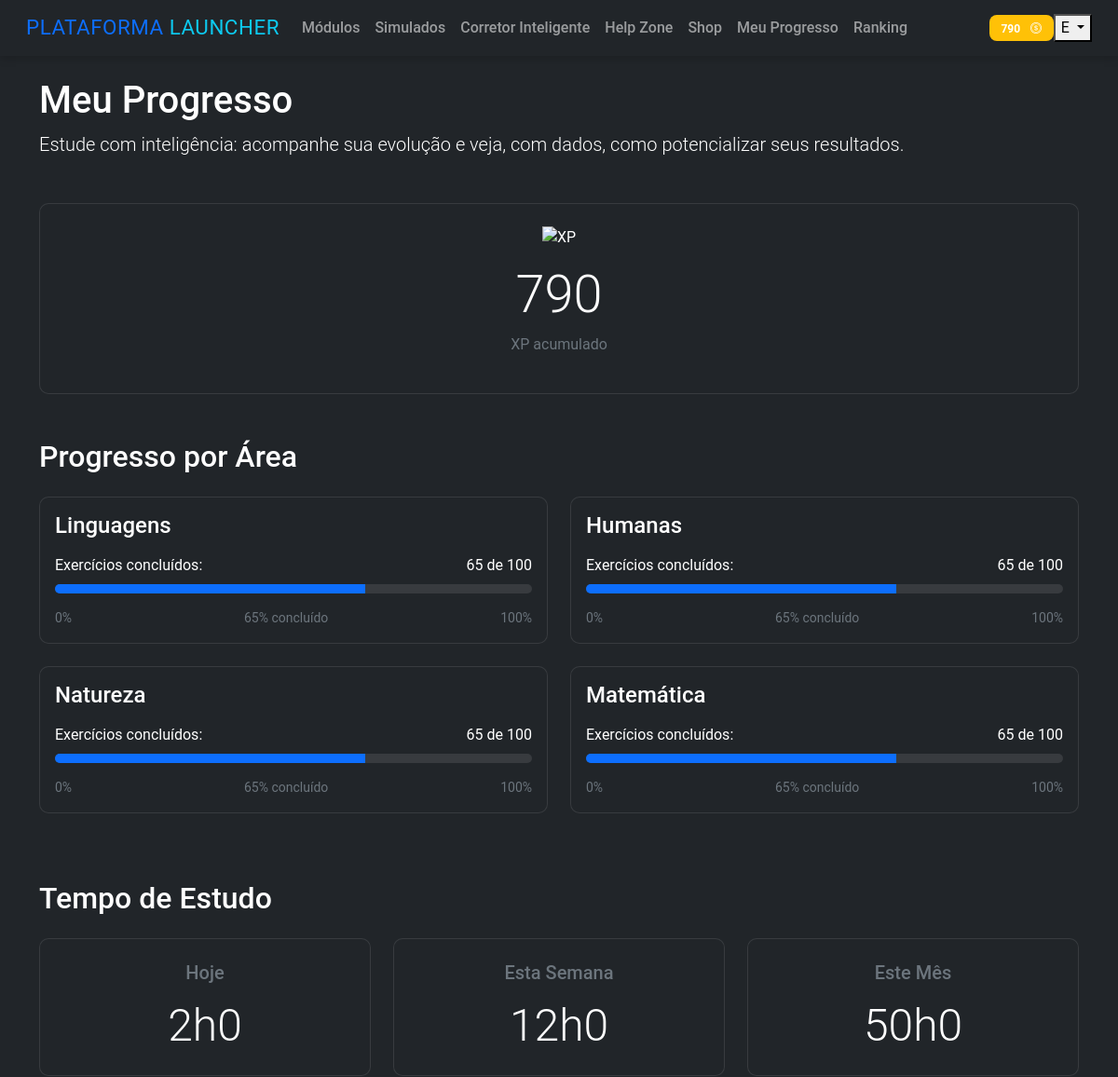
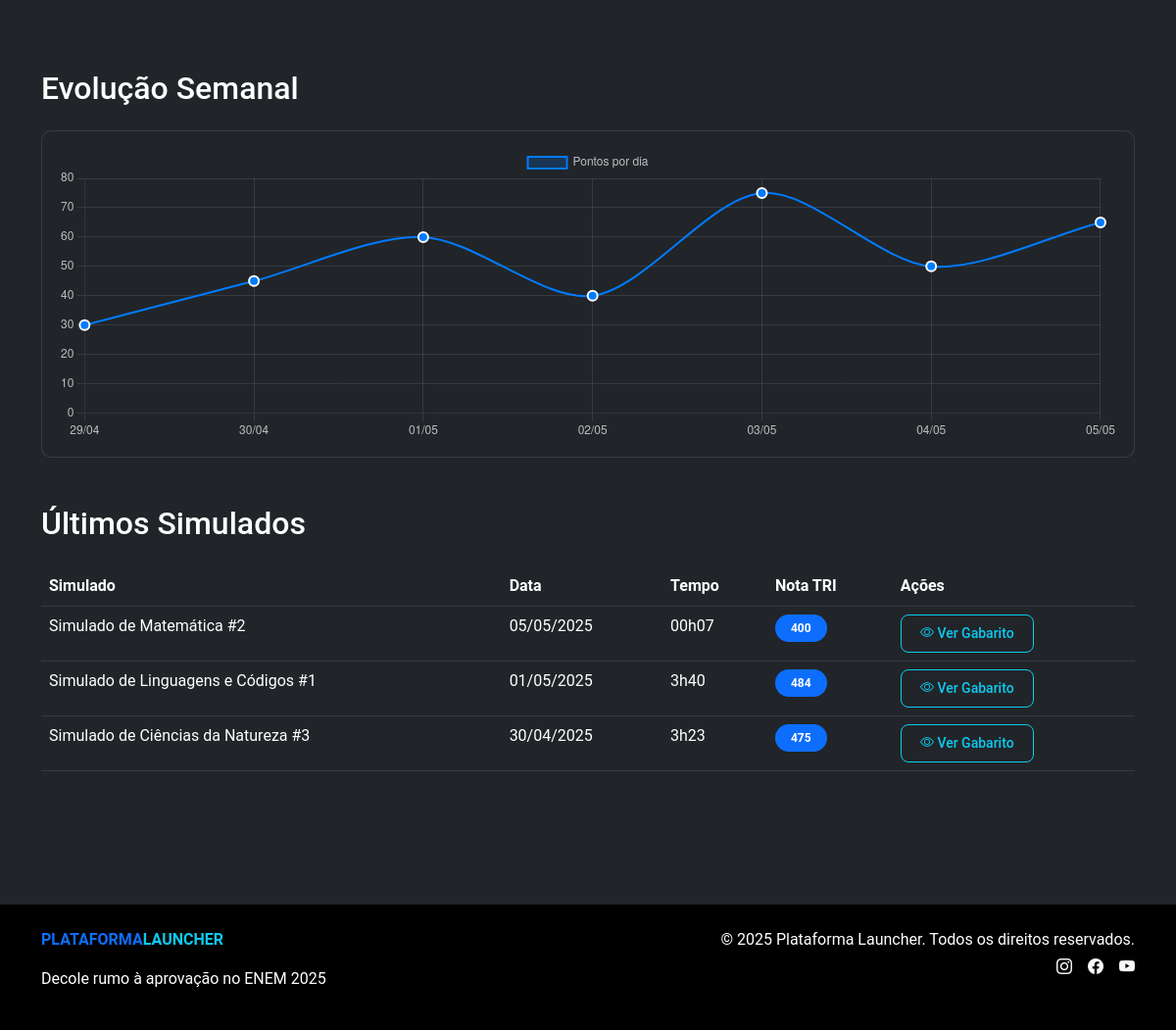
/progresso/ (signed in), run on the app's committed database (2 pictures, top to bottom).
### app/models/user.py (models this page shows, shortened)
class User(UserMixin, db.Model):
    id = db.Column(db.Integer, primary_key=True)
    username = db.Column(db.String(128), index=True, unique=True)
    email = db.Column(db.String(256), index=True, unique=True)
    password_hash = db.Column(db.String(256))
    nome_completo = db.Column(db.String(256))
    xp_total = db.Column(db.Integer, default=0)
    data_registro = db.Column(db.DateTime, default=datetime.utcnow)
    simulados = db.relationship('Simulado', backref='usuario', lazy='dynamic')
    redacoes = db.relationship('Redacao', backref='usuario', lazy='dynamic')

### app/models/simulado.py (models this page shows, shortened)
class Simulado(db.Model):
    id = db.Column(db.Integer, primary_key=True)
    numero = db.Column(db.Integer)
    titulo = db.Column(db.String(120))
    areas = db.Column(db.String(120))  # Ex: "Linguagens e Natureza"
    duracao_minutos = db.Column(db.Integer)
    data_agendada = db.Column(db.DateTime, nullable=True)
    data_realizado = db.Column(db.DateTime, nullable=True)
    tempo_realizado = db.Column(db.String(20), nullable=True)  # Ex: "01h46"
    status = db.Column(db.String(20), default="Pendente")  # Pendente, Concluído
    nota_tri = db.Column(db.Float, nullable=True)
    tempo_medio_por_questao = db.Column(db.Float, nullable=True)  # em segundos
    questoes_puladas = db.Column(db.Integer, default=0)
    acertos_total = db.Column(db.Integer, default=0)
    user_id = db.Column(db.Integer, db.ForeignKey('user.id'))
    questoes = db.relationship('Questao', backref='simulado', lazy='dynamic')

### app/routes/progresso.py (the view)
@progresso_bp.route('/')
@login_required
def index():
    xp_total = current_user.xp_total
    simulados = Simulado.query.filter_by(
        user_id=current_user.id,
        status='Concluído'
    ).order_by(Simulado.data_realizado.desc()).all()
    areas = ['Linguagens', 'Humanas', 'Natureza', 'Matemática']
    progresso_areas = {}
    for area in areas:
        progresso_areas[area] = {
            'total_exercicios': 100,
            'exercicios_feitos': 65,
            'percentual': 65
        }
    estatisticas_tempo = {
        'hoje': 120,  # em minutos
        'semana': 720,  # em minutos
        'mes': 3000   # em minutos
    }
    data_atual = datetime.now()
    datas = [(data_atual - timedelta(days=i)).strftime('%d/%m') for i in range(7)]
    datas.reverse()
    progresso_semanal = {
        'datas': datas,
        'valores': [30, 45, 60, 40, 75, 50, 65]  # pontos por dia
    }
    return render_template('progresso/index.html',
                          xp_total=xp_total,
                          simulados=simulados,
                          progresso_areas=progresso_areas,
                          estatisticas_tempo=estatisticas_tempo,
                          progresso_semanal=progresso_semanal)

### app/models/user.py (called while the page is built)
@login_manager.user_loader
def load_user(id):
    return User.query.get(int(id))

### app/templates/progresso/index.html (shortened to what this page needs)
{% extends "layout.html" %}
{% block content %}
<div class="progresso">
    <h1 class="mb-2">Meu Progresso</h1>
    <p class="lead mb-5">Estude com inteligência: acompanhe sua evolução e veja, com dados, como potencializar seus resultados.</p>
    <div class="card bg-dark text-center mb-5">
        <div class="card-body py-4">
            <img src="{{ url_for('static', filename='images/icons/xp-badge.svg') }}" alt="XP" width="64" class="mb-3">
            <h2 class="display-4 mb-2">{{ xp_total }}</h2>
            <p class="text-muted">XP acumulado</p>
        </div>
    </div>
    <h2 class="mb-4">Progresso por Área</h2>
    <div class="row mb-5">
        {% for area, dados in progresso_areas.items() %}
        <div class="col-md-6 mb-4">
            <div class="card bg-dark h-100">
                <div class="card-body">
                    <h4 class="card-title mb-3">{{ area }}</h4>
                    <div class="d-flex justify-content-between mb-2">
                        <span>Exercícios concluídos:</span>
                        <span>{{ dados.exercicios_feitos }} de {{ dados.total_exercicios }}</span>
                    </div>
                    <div class="progress mb-3" style="height: 10px;">
                        <div class="progress-bar bg-primary" role="progressbar"
                             style="width: {{ dados.percentual }}%;"
                             aria-valuenow="{{ dados.percentual }}"
                             aria-valuemin="0" aria-valuemax="100"></div>
                    </div>
                    <div class="d-flex justify-content-between text-muted">
                        <small>0%</small>
                        <small>{{ dados.percentual }}% concluído</small>
                        <small>100%</small>
                    </div>
                </div>
            </div>
        </div>
        {% endfor %}
    </div>
    <h2 class="mb-4">Tempo de Estudo</h2>
    <div class="row mb-5">
        <div class="col-md-4 mb-4">
            <div class="card bg-dark text-center h-100">
                <div class="card-body py-4">
                    <h5 class="text-muted mb-3">Hoje</h5>
                    <h3 class="display-5 mb-0">{{ (estatisticas_tempo.hoje // 60)|int }}h{{ (estatisticas_tempo.hoje % 60)|int }}</h3>
                </div>
            </div>
        </div>
        <div class="col-md-4 mb-4">
            <div class="card bg-dark text-center h-100">
                <div class="card-body py-4">
                    <h5 class="text-muted mb-3">Esta Semana</h5>
                    <h3 class="display-5 mb-0">{{ (estatisticas_tempo.semana // 60)|int }}h{{ (estatisticas_tempo.semana % 60)|int }}</h3>
                </div>
            </div>
        </div>
        <div class="col-md-4 mb-4">
            <div class="card bg-dark text-center h-100">
                <div class="card-body py-4">
                    <h5 class="text-muted mb-3">Este Mês</h5>
                    <h3 class="display-5 mb-0">{{ (estatisticas_tempo.mes // 60)|int }}h{{ (estatisticas_tempo.mes % 60)|int }}</h3>
                </div>
            </div>
        </div>
    </div>
    <h2 class="mb-4">Evolução Semanal</h2>
    <div class="card bg-dark mb-5">
        <div class="card-body">
            <canvas id="graficoEvolucao" width="100%" height="300"></canvas>
        </div>
    </div>
    <h2 class="mb-4">Últimos Simulados</h2>
    <div class="table-responsive mb-5">
        <table class="table table-dark table-hover">
            <thead>
                <tr>
                    <th>Simulado</th>
                    <th>Data</th>
                    <th>Tempo</th>
                    <th>Nota TRI</th>
                    <th>Ações</th>
                </tr>
            </thead>
            <tbody>
                {% if simulados %}
                    {% for simulado in simulados %}
                    <tr>
                        <td>{{ simulado.titulo }}</td>
                        <td>{{ simulado.data_realizado.strftime('%d/%m/%Y') }}</td>
                        <td>{{ simulado.tempo_realizado }}</td>
                        <td>
                            <span class="badge bg-primary rounded-pill px-3 py-2">{{ simulado.nota_tri|int }}</span>
                        </td>
                        <td>
                            <a href="{{ url_for('simulados.resultado', simulado_id=simulado.id) }}" class="btn btn-sm btn-outline-info">
                                <i class="bi bi-eye"></i> Ver Gabarito
                            </a>
                        </td>
                    </tr>
                    {% endfor %}
                {% endif %}
            </tbody>
        </table>
    </div>
</div>
{% endblock %}
{% block scripts %}
<script>
    // Gráfico de evolução semanal
    const ctx = document.getElementById('graficoEvolucao').getContext('2d');
    const graficoEvolucao = new Chart(ctx, {
        type: 'line',
        data: {
            labels: {{ progresso_semanal.datas|tojson }},
            datasets: [{
                label: 'Pontos por dia',
                data: {{ progresso_semanal.valores|tojson }},
                backgroundColor: 'rgba(0, 123, 255, 0.2)',
                borderColor: 'rgba(0, 123, 255, 1)',
                borderWidth: 2,
                tension: 0.3,
                pointBackgroundColor: 'rgba(0, 123, 255, 1)',
                pointBorderColor: '#fff',
                pointRadius: 5
            }]
        },
        options: {
            responsive: true,
            maintainAspectRatio: false,
            scales: {
                y: {
                    beginAtZero: true,
                    grid: {
                        color: 'rgba(255, 255, 255, 0.1)'
                    },
                    ticks: {
                        color: 'rgba(255, 255, 255, 0.7)'
                    }
                },
                x: {
                    grid: {
                        color: 'rgba(255, 255, 255, 0.1)'
                    },
                    ticks: {
                        color: 'rgba(255, 255, 255, 0.7)'
                    }
                }
            },
            plugins: {
                legend: {
                    labels: {
                        color: 'rgba(255, 255, 255, 0.7)'
                    }
                }
            }
        }
    });
</script>
{% endblock %}

### app/templates/layout.html (shortened to what this page needs)
<!DOCTYPE html>
<html lang="pt-br">
<head>
    <link href="https://cdn.jsdelivr.net/npm/bootstrap@5.2.3/dist/css/bootstrap.min.css" rel="stylesheet">
    <link rel="stylesheet" href="https://cdn.jsdelivr.net/npm/bootstrap-icons@1.11.1/font/bootstrap-icons.css">
    <link rel="stylesheet" href="{{ url_for('static', filename='css/style.css') }}">
</head>
<body class="bg-dark text-white">
    <header>
        <nav class="navbar navbar-expand-lg navbar-dark">
            <div class="container-fluid">
                <a class="navbar-brand" href="#">
                    <span class="text-primary">PLATAFORMA</span>
                    <span class="text-info">LAUNCHER</span>
                </a>
                <div class="collapse navbar-collapse" id="navbarNav">
                    <ul class="navbar-nav me-auto">
                        <li class="nav-item">
                            <a class="nav-link" href="{{ url_for('main.index') }}">Módulos</a>
                        </li>
                        <li class="nav-item">
                            <a class="nav-link" href="{{ url_for('simulados.index') }}">Simulados</a>
                        </li>
                        <li class="nav-item">
                            <a class="nav-link" href="#">Corretor Inteligente</a>
                        </li>
                        <li class="nav-item">
                            <a class="nav-link" href="{{ url_for('helpzone.index') }}">Help Zone</a>
                        </li>
                        <li class="nav-item">
                            <a class="nav-link" href="{{ url_for('shop.index') }}">Shop</a>
                        </li>
                        <li class="nav-item">
                            <a class="nav-link" href="{{ url_for('progresso.index') }}">Meu Progresso</a>
                        </li>
                        <li class="nav-item">
                            <a class="nav-link" href="#">Ranking</a>
                        </li>
                    </ul>
                    <div class="d-flex align-items-center">
                        {% if current_user.is_authenticated %}
                            <a href="{{ url_for('shop.index') }}" class="badge bg-warning text-decoration-none">
                                <span>{{ current_user.xp_total }}</span>
                                <i class="bi bi-coin ms-2"></i>
                            </a>
                            <div class="avatar-container dropdown">
                                <button class="btn-avatar dropdown-toggle" type="button" data-bs-toggle="dropdown">
                                    {{ current_user.username[0]|upper }}
                                </button>
                            </div>
                        {% else %}
                            <a href="{{ url_for('auth.login') }}" class="btn btn-outline-light me-2">Login</a>
                            <a href="{{ url_for('auth.registro') }}" class="btn btn-primary">Cadastre-se</a>
                        {% endif %}
                    </div>
                </div>
            </div>
        </nav>
    </header>
    <main class="container py-4">
        {% block content %}{% endblock %}
    </main>
    <footer class="bg-black text-white py-4 mt-5">
        <div class="container">
            <div class="row">
                <div class="col-md-6">
                    <div class="d-flex align-items-center mb-3">
                        <span class="text-primary fw-bold">PLATAFORMA</span>
                        <span class="text-info fw-bold">LAUNCHER</span>
                    </div>
                    <p>Decole rumo à aprovação no ENEM 2025</p>
                </div>
                <div class="col-md-6 text-md-end">
                    <p class="mb-1">© 2025 Plataforma Launcher. Todos os direitos reservados.</p>
                    <div class="d-flex justify-content-md-end">
                        <a href="#" class="text-light me-3"><i class="bi bi-instagram"></i></a>
                        <a href="#" class="text-light me-3"><i class="bi bi-facebook"></i></a>
                        <a href="#" class="text-light"><i class="bi bi-youtube"></i></a>
                    </div>
                </div>
            </div>
        </div>
    </footer>
    {% block scripts %}{% endblock %}
</body>
</html>

### app/static/css/style.css (style rules this page uses)
:root { --primary: #007bff; --secondary: #00b4d8; --dark: #0d1117; --darker: #000000; --light: #f8f9fa; --success: #28a745; --warning: #ffc107; --danger: #dc3545; }
body { background-color: var(--dark); color: var(--light); font-family: 'Roboto', sans-serif; }
.navbar { padding: 0.5rem 1rem; box-shadow: 0 2px 10px rgba(0, 0, 0, 0.2); }
.card { border-radius: 10px; border: 1px solid rgba(255, 255, 255, 0.1); transition: transform 0.3s, box-shadow 0.3s; }
.btn { border-radius: 8px; padding: 0.5rem 1.2rem; font-weight: 500; }
.badge { padding: 0.5rem 0.8rem; border-radius: 8px; }
.progress { height: 10px; border-radius: 5px; background-color: rgba(255, 255, 255, 0.1); }
.navbar-brand { font-size: 1.4rem; letter-spacing: 0.5px; }
.nav-link { font-weight: 500; padding: 0.5rem 0.8rem; transition: color 0.2s; }
.badge.bg-warning { font-weight: 600; }

### data on the page
User: xp_total "790", username "E"
Simulado: titulo "Simulado de Matemática #2", data_realizado "05/05/2025", tempo_realizado "00h07", nota_tri "400"
Simulado: titulo "Simulado de Linguagens e Códigos #1", data_realizado "01/05/2025", tempo_realizado "3h40", nota_tri "484"
Simulado: titulo "Simulado de Ciências da Natureza #3", data_realizado "30/04/2025", tempo_realizado "3h23", nota_tri "475"

### other printed values
{{ area }} "Linguagens" "Humanas" "Natureza" "Matemática"
{{ dados.exercicios_feitos }} "65" "65" "65" "65"
{{ dados.total_exercicios }} "100" "100" "100" "100"
{{ dados.percentual }} "65" "65" "65" "65"
{{ (estatisticas_tempo.hoje // 60)|int }} "2"
{{ (estatisticas_tempo.hoje % 60)|int }} "0"
{{ (estatisticas_tempo.semana // 60)|int }} "12"
{{ (estatisticas_tempo.semana % 60)|int }} "0"
{{ (estatisticas_tempo.mes // 60)|int }} "50"
{{ (estatisticas_tempo.mes % 60)|int }} "0"
chart data {{ progresso_semanal.datas|tojson }} ["29/04", "30/04", "01/05", "02/05", "03/05", "04/05", "05/05"]
chart data {{ progresso_semanal.valores|tojson }} [30, 45, 60, 40, 75, 50, 65]
